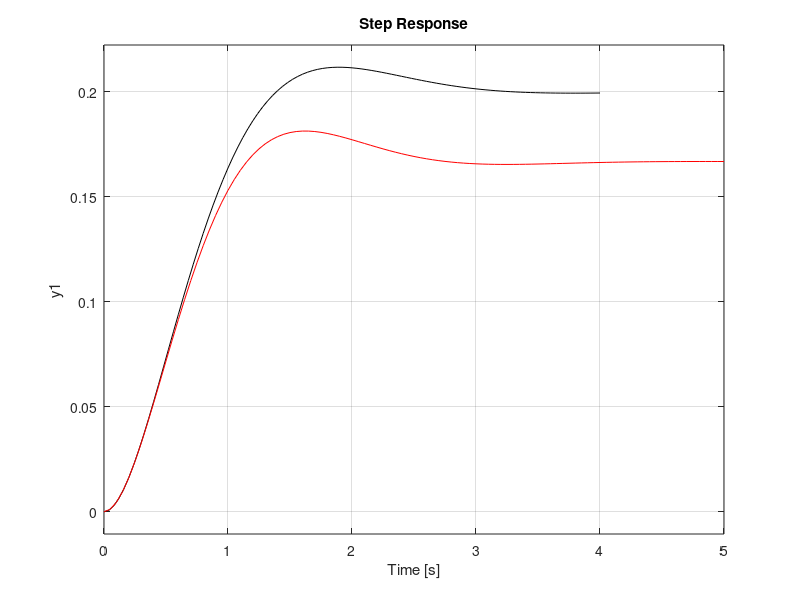
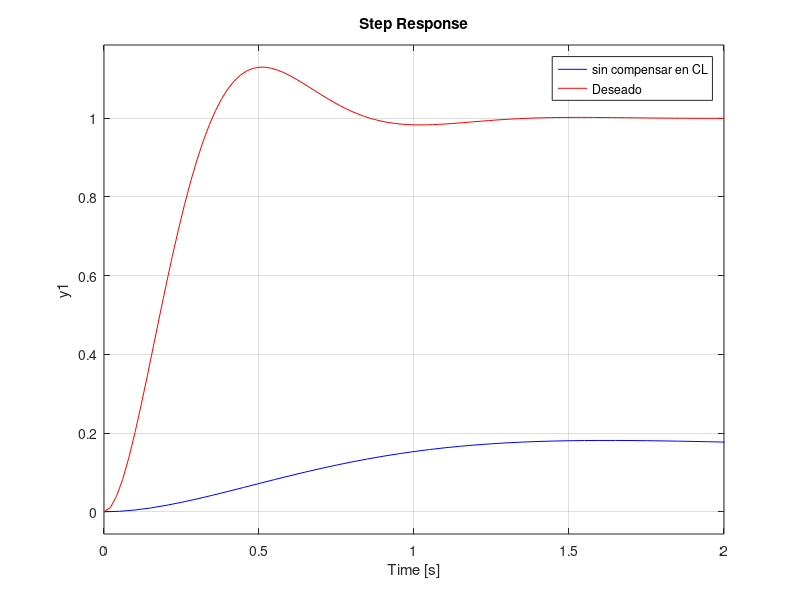
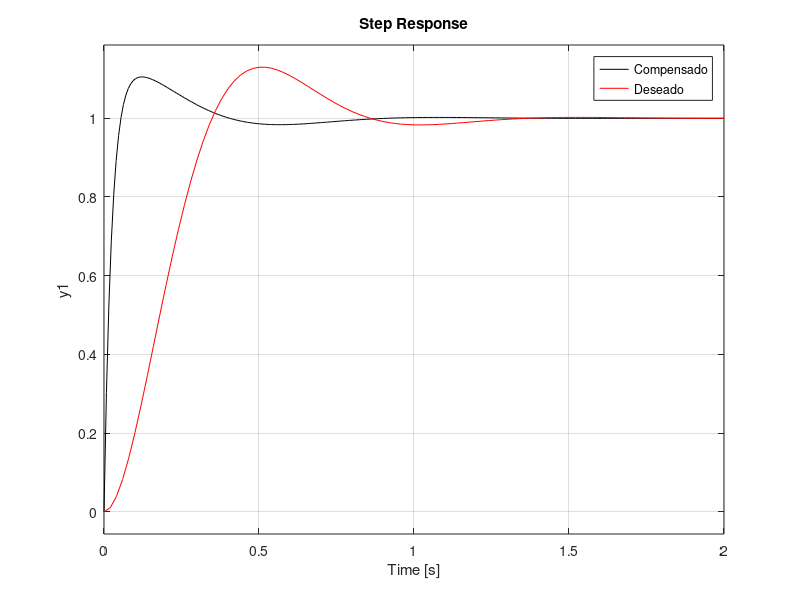
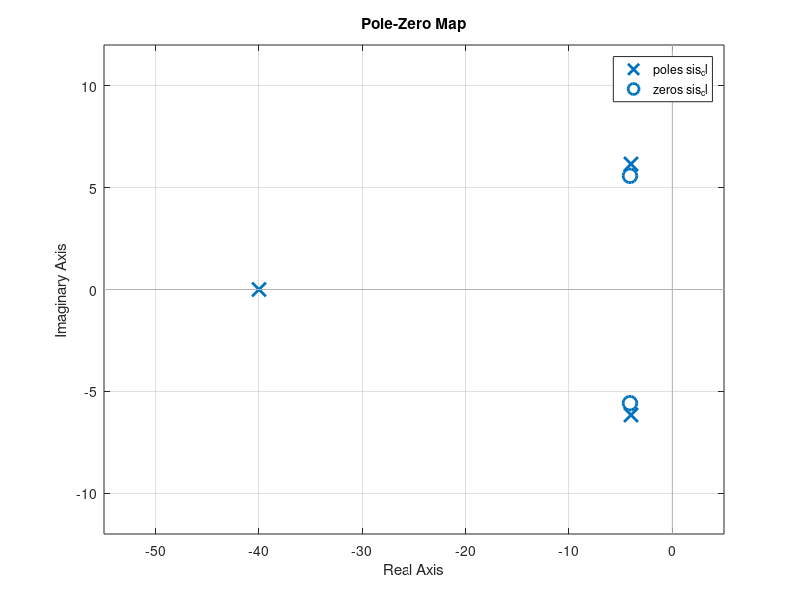

MATLAB code to generate these figures, in order:
clc
close all
clear

%proceso
g=tf(1,[1 3 5]);
step(g,'k')
g_cl=feedback(g,1);
hold on
step(g_cl,'r')
%deseado
Ts=1;
so=0.13;
e=sqrt((log(so))^2/(pi^2+(log(so))^2));
wn=4/(Ts*e);
g_d=tf(wn^2,[1 2*e*wn wn^2]);
figure
step(g_cl,'b')
hold on
step(g_d,'r')
legend('sin compensar en CL','Deseado')
[P Z]=pzmap(g_d)

pol_d=[1 2*e*wn wn^2];
pol_a=conv(pol_d,[1 40]);

%------controlador----
K_p=pol_a(3)-5;%373.9-5;
T_i=K_p/pol_a(4);%K_p/2157.5;
T_d=(pol_a(2)-3)/K_p;%(48-3)/K_p
g_c=tf([K_p*T_i*T_d K_p*T_i K_p],[T_i 0]);

%--------compensado----
sis_ol=g_c*g;
sis_cl=feedback(sis_ol,1);
figure
step(sis_cl,'k')
hold on
step(g_d,'r')
legend('Compensado','Deseado')
[p z]=pzmap(sis_cl)
figure
pzmap(sis_cl)


%-----------lugar geometrico---
figure
rlocus(g)
figure
rlocus(sis_ol)
